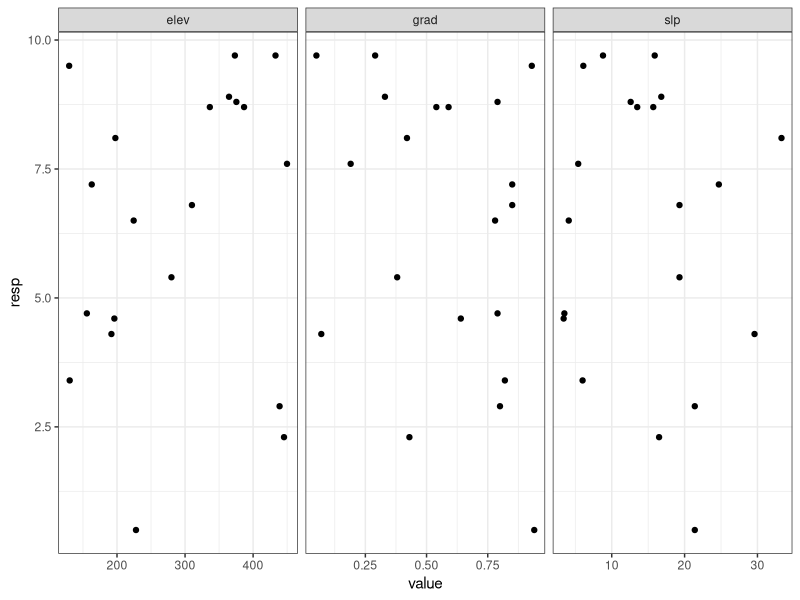
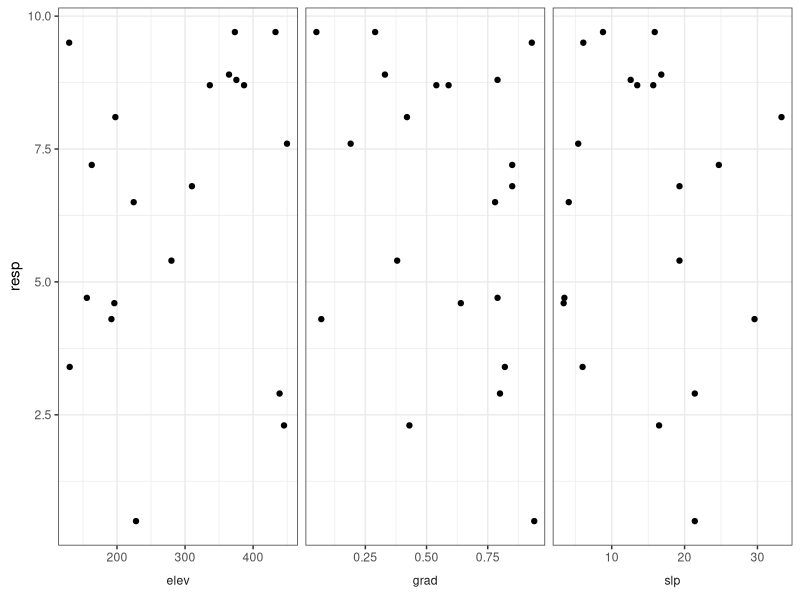
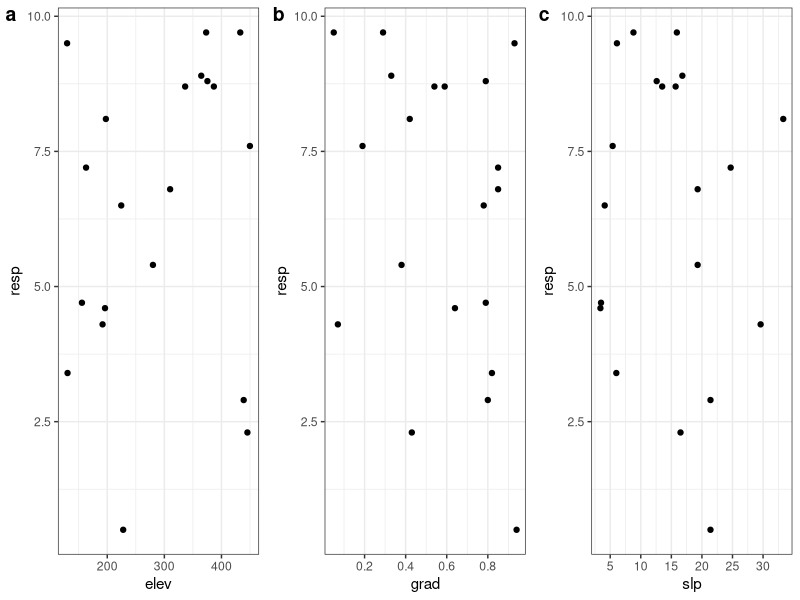
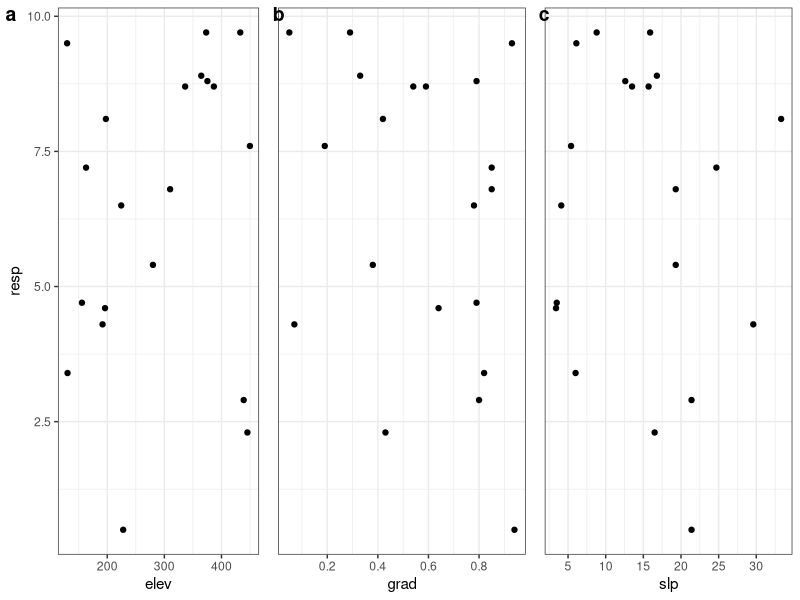
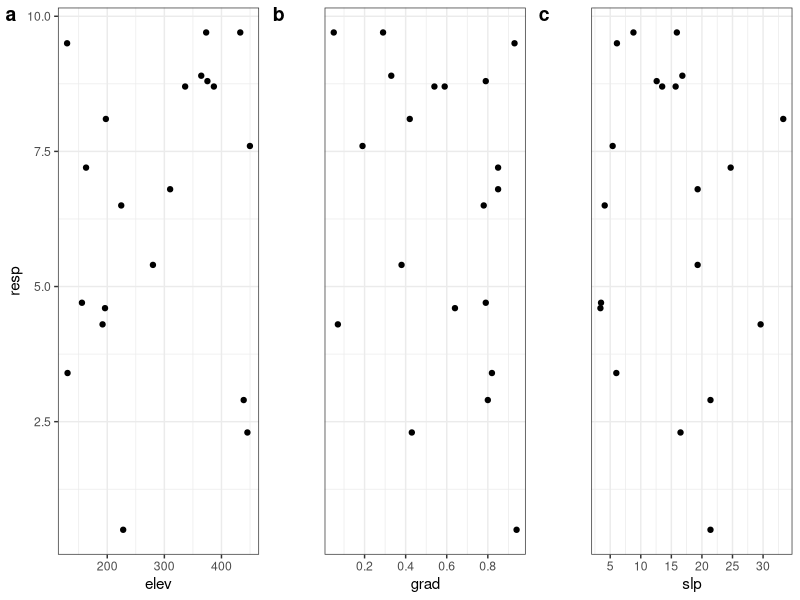
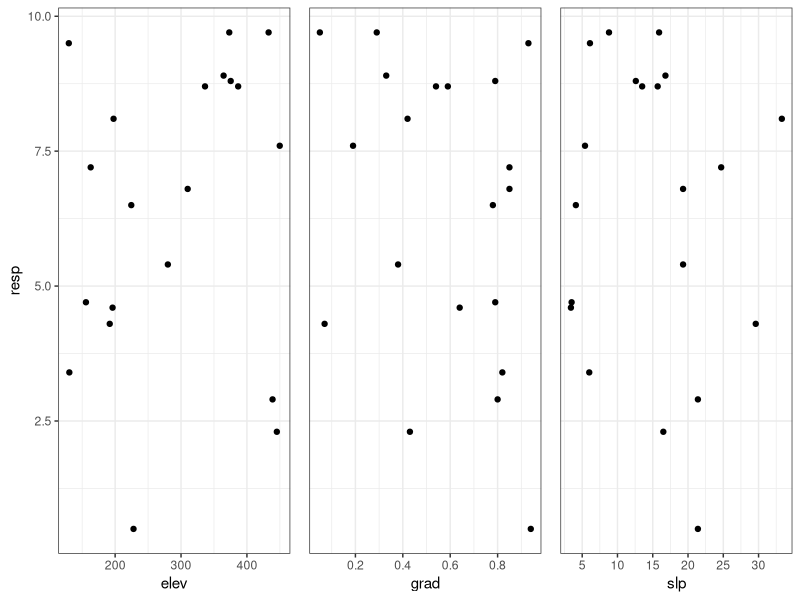
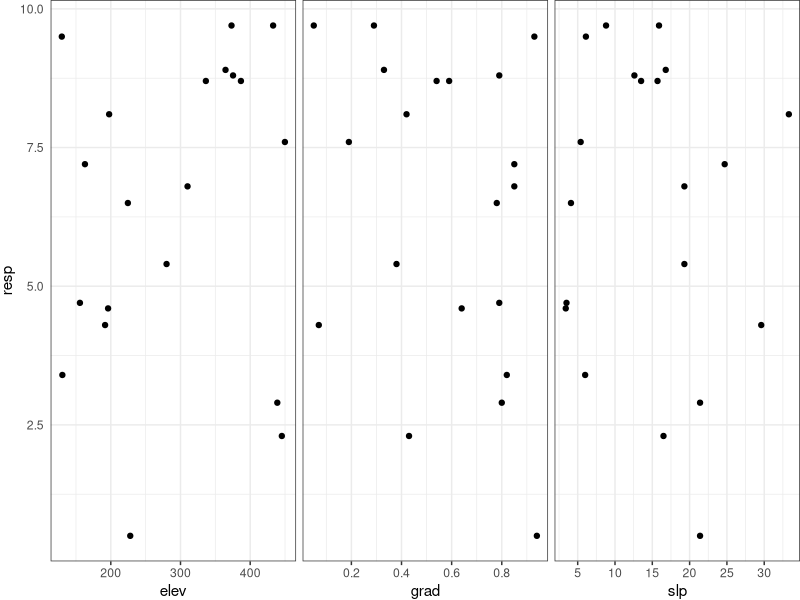
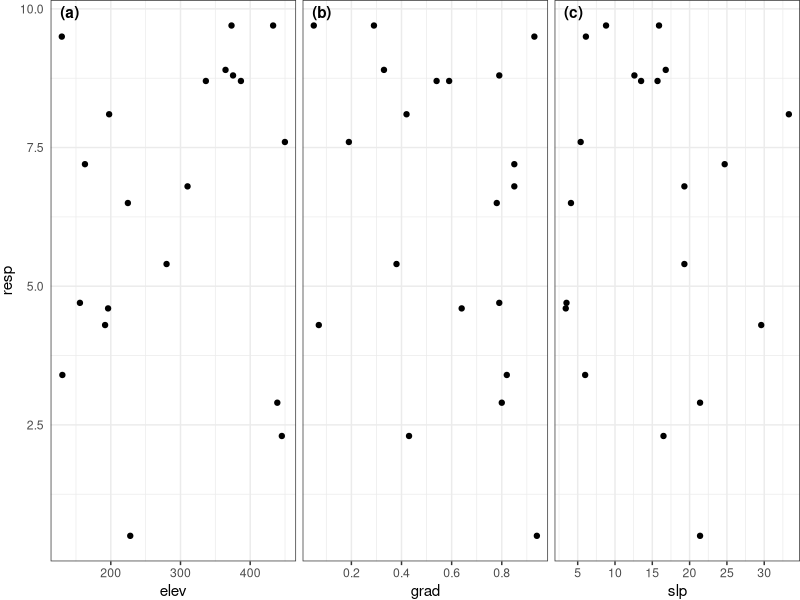

Recreate these plots in R, in order.
library(ggplot2) # v. 3.1.1
library(tidyr) # v. 0.8.3
library(egg) # v. 0.4.2


set.seed(16)
dat = data.frame(elev = round( runif(20, 100, 500), 1),
                 resp = round( runif(20, 0, 10), 1),
                 grad = round( runif(20, 0, 1), 2),
                 slp = round( runif(20, 0, 35),1) )
head(dat)


datlong = gather(dat, key = "variable", value = "value", -resp)
head(datlong)


ggplot(datlong, aes(x = value, y = resp) ) +
     geom_point() +
     theme_bw() +
     facet_wrap(~variable, scales = "free_x")


ggplot(datlong, aes(x = value, y = resp) ) +
     geom_point() +
     theme_bw() +
     facet_wrap(~variable, scales = "free_x", strip.position = "bottom") +
     theme(strip.background = element_blank(),
           strip.placement = "outside") +
     labs(x = NULL)


elevplot = ggplot(dat, aes(x = elev, y = resp) ) +
     geom_point() +
     theme_bw()

gradplot = ggplot(dat, aes(x = grad, y = resp) ) +
     geom_point() +
     theme_bw() +
     scale_x_continuous(breaks = seq(0, 1, by = 0.2) )

slpplot = ggplot(dat, aes(x = slp, y = resp) ) +
     geom_point() +
     theme_bw() +
     scale_x_continuous(breaks = seq(0, 35, by = 5) )


cowplot::plot_grid(elevplot, 
                   gradplot, 
                   slpplot,
                   nrow = 1,
                   labels = "auto")


cowplot::plot_grid(elevplot, 
                   gradplot + theme(axis.text.y = element_blank(),
                                    axis.ticks.y = element_blank(),
                                    axis.title.y = element_blank() ), 
                   slpplot + theme(axis.text.y = element_blank(),
                                    axis.ticks.y = element_blank(),
                                    axis.title.y = element_blank() ),
                   nrow = 1,
                   labels = "auto")


cowplot::plot_grid(elevplot, 
                   gradplot + 
                        theme(axis.text.y = element_blank(),
                              axis.ticks.y = element_blank(),
                              axis.title.y = element_blank() ), 
                   slpplot + 
                        theme(axis.text.y = element_blank(),
                              axis.ticks.y = element_blank(),
                              axis.title.y = element_blank() ),
                   nrow = 1,
                   labels = "auto",
                   align = "v")


elevplot = ggplot(dat, aes(x = elev, y = resp) ) +
     geom_point() +
     theme_bw()

gradplot = ggplot(dat, aes(x = grad, y = resp) ) +
     geom_point() +
     theme_bw() +
     scale_x_continuous(breaks = seq(0, 1, by = 0.2) )

slpplot = ggplot(dat, aes(x = slp, y = resp) ) +
     geom_point() +
     theme_bw() +
     scale_x_continuous(breaks = seq(0, 35, by = 5) )


ggarrange(elevplot, 
          gradplot + 
               theme(axis.text.y = element_blank(),
                     axis.ticks.y = element_blank(),
                     axis.title.y = element_blank() ), 
          slpplot + 
               theme(axis.text.y = element_blank(),
                     axis.ticks.y = element_blank(),
                     axis.title.y = element_blank() ),
          nrow = 1)


ggarrange(elevplot +
               theme(axis.ticks.y = element_blank(),
                     plot.margin = margin(r = 1) ), 
          gradplot + 
               theme(axis.text.y = element_blank(),
                     axis.ticks.y = element_blank(),
                     axis.title.y = element_blank(),
                     plot.margin = margin(r = 1, l = 1) ), 
          slpplot + 
               theme(axis.text.y = element_blank(),
                     axis.ticks.y = element_blank(),
                     axis.title.y = element_blank(),
                     plot.margin = margin(l = 1)  ),
          nrow = 1)


ggarrange(tag_facet(elevplot +
                          theme(axis.ticks.y = element_blank(),
                                plot.margin = margin(r = 1) ) +
                          facet_wrap(~"elev"),
                     tag_pool = "a"), 
          tag_facet(gradplot + 
                          theme(axis.text.y = element_blank(),
                                axis.ticks.y = element_blank(),
                                axis.title.y = element_blank(),
                                plot.margin = margin(r = 1, l = 1) ) +
                          facet_wrap(~"grad"), 
                    tag_pool = "b" ), 
          tag_facet(slpplot + 
                          theme(axis.text.y = element_blank(),
                                axis.ticks.y = element_blank(),
                                axis.title.y = element_blank(),
                                plot.margin = margin(l = 1)  ) +
                          facet_wrap(~"slp"),
                     tag_pool = "c"),
          nrow = 1)
